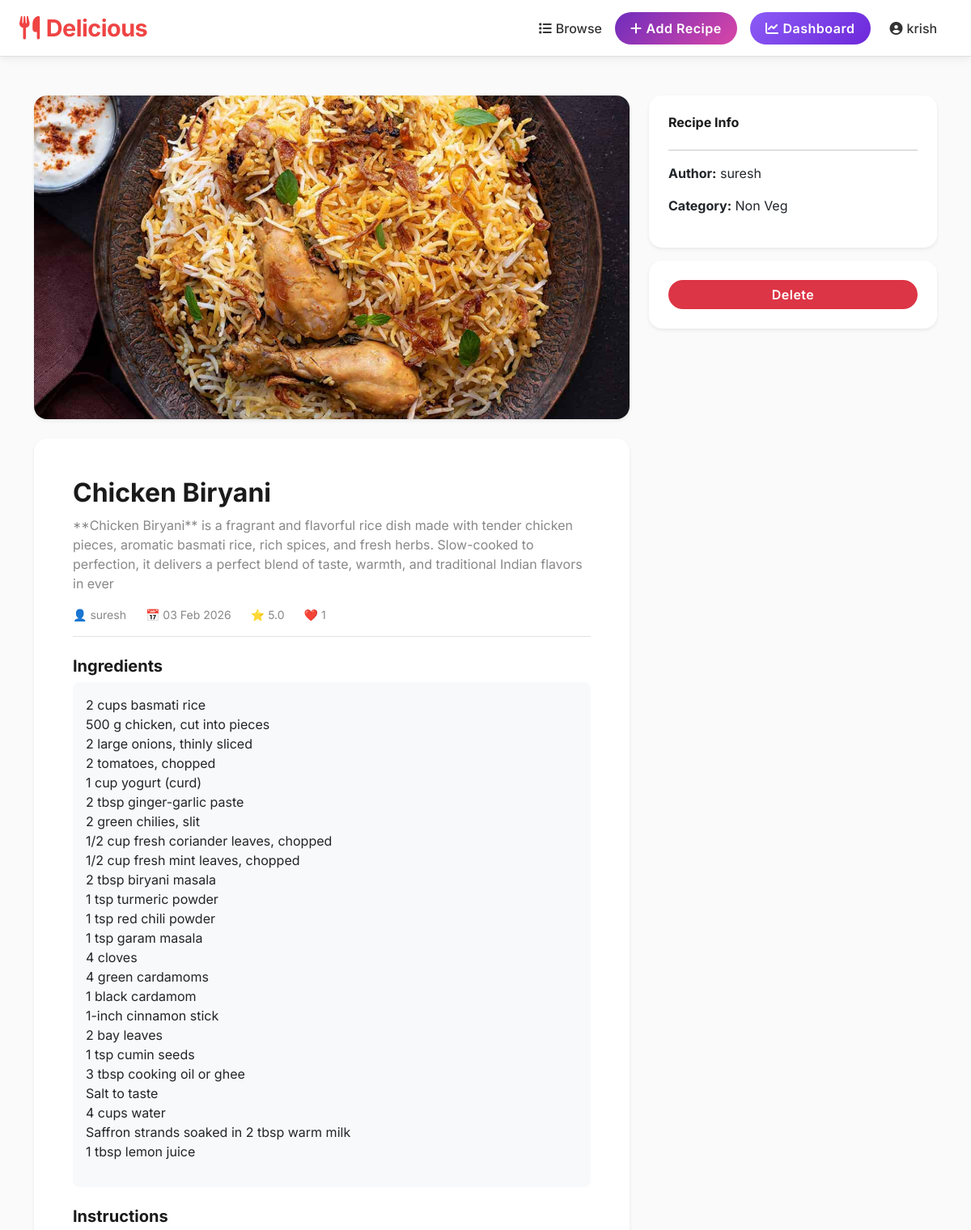
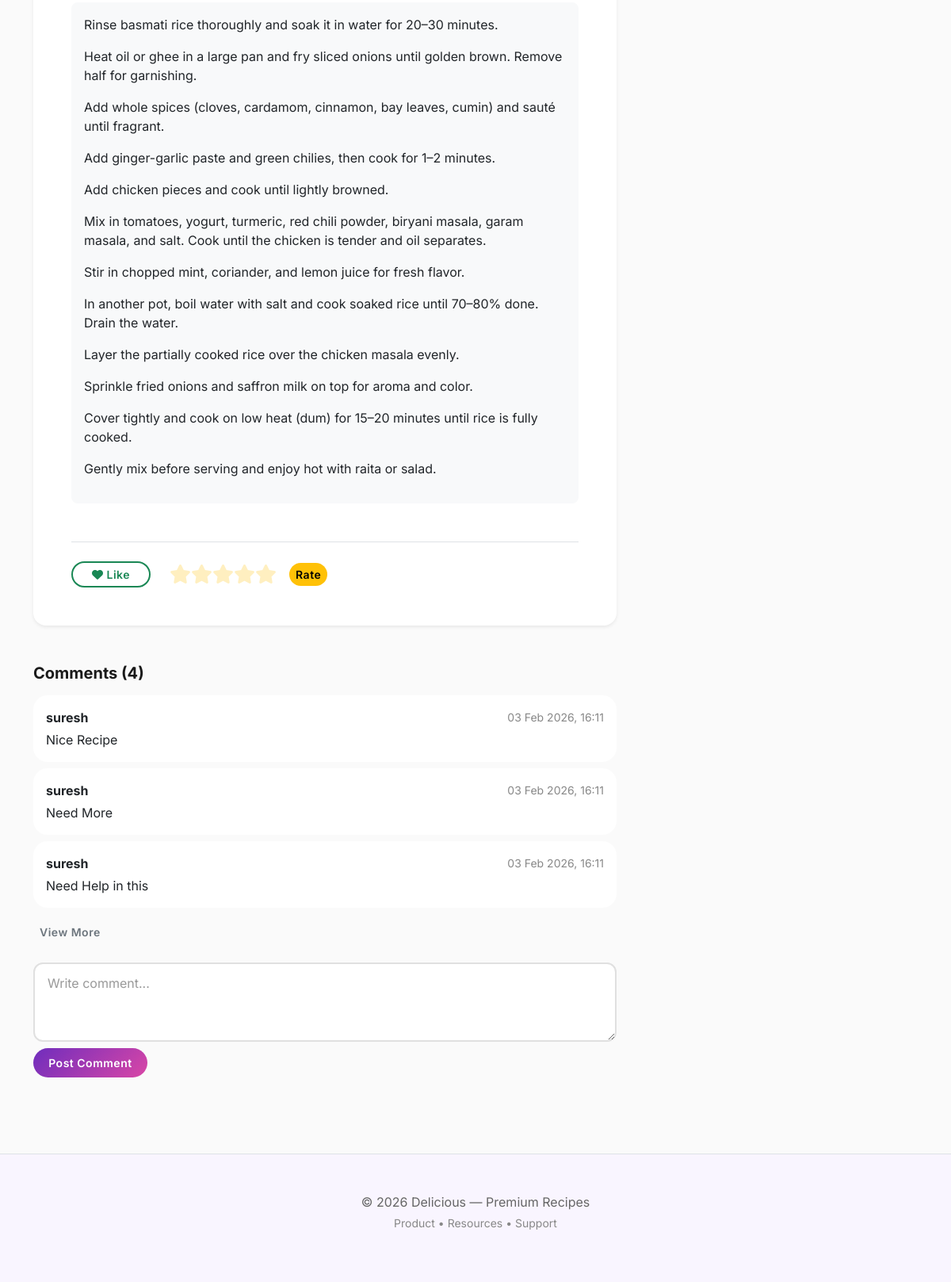
Screenshot of /recipes/chicken-biryani/ (signed in) with the database file from the repository (2 pictures, top to bottom).
### recipes/models.py (models this page shows, shortened)
class Recipe(models.Model):
    title = models.CharField(max_length=200)
    slug = models.SlugField(unique=True, blank=True)
    author = models.ForeignKey(User, on_delete=models.CASCADE, related_name='recipes')
    category = models.ForeignKey(Category, on_delete=models.SET_NULL, null=True, blank=True)
    short_description = models.CharField(max_length=255, blank=True)
    image = models.ImageField(upload_to='recipes/', blank=True, null=True)
    ingredients = models.TextField(blank=True)
    steps = models.TextField(blank=True)
    created_at = models.DateTimeField(auto_now_add=True)
    updated_at = models.DateTimeField(auto_now=True)
    approved = models.BooleanField(default=False)
    likes = models.ManyToManyField(User, related_name='liked_recipes', blank=True)
    def like_count(self):
        return self.likes.count()
    def avg_rating(self):
        ratings = self.ratings.all()
        if not ratings:
            return 0
        return round(sum(r.score for r in ratings) / ratings.count(), 1)

class Rating(models.Model):
    recipe = models.ForeignKey(Recipe, on_delete=models.CASCADE, related_name='ratings')
    user = models.ForeignKey(User, on_delete=models.CASCADE)
    score = models.PositiveSmallIntegerField(default=5)
    class Meta:
        unique_together = ('recipe', 'user')

class Comment(models.Model):
    recipe = models.ForeignKey(Recipe, on_delete=models.CASCADE, related_name='comments')
    user = models.ForeignKey(User, on_delete=models.CASCADE)
    content = models.TextField()
    created_at = models.DateTimeField(auto_now_add=True)

class Category(models.Model):
    name = models.CharField(max_length=100)
    slug = models.SlugField(unique=True, blank=True)

### recipes/views.py (the view, shortened to what this page needs)
# urls.py: path('recipes/<slug:slug>/', views.recipe_detail, name='recipe_detail'),
def recipe_detail(request, slug):
    recipe = get_object_or_404(
        Recipe.objects.filter(
            Q(approved=True) | Q(author=request.user)
        ),
        slug=slug
    )
    comment_form = CommentForm()
    user_liked = request.user.is_authenticated and request.user in recipe.likes.all()
    user_rating = 0
    if request.user.is_authenticated:
        rating_obj = Rating.objects.filter(recipe=recipe, user=request.user).first()
        if rating_obj:
            user_rating = rating_obj.score
    return render(request, 'recipes/detail.html', {
        'recipe': recipe,
        'comment_form': comment_form,
        'user_liked': user_liked,
        'user_rating': user_rating,
    })

### recipes/forms.py
class CommentForm(forms.ModelForm):
    class Meta:
        model = Comment
        fields = ['content']
        widgets = {
            'content': forms.Textarea(attrs={'rows':3, 'placeholder':'Share your thoughts...'}),
        }

### templates/recipes/detail.html (shortened to what this page needs)
{% extends 'base.html' %}
{% load static %}
{% block content %}
<div class="toast-container position-fixed bottom-0 end-0 p-3">
</div>
<div class="container py-5">
<div class="row">
<div class="col-md-8">
    {% if recipe.image %}
    <img src="{{ recipe.image.url }}"
         class="img-fluid rounded-4 shadow-sm mb-4"
         style="max-height:400px;width:100%;object-fit:cover;">
    {% endif %}
    <div class="card rounded-4 shadow-sm p-5 border-0">
        <h2 class="fw-bold">{{ recipe.title }}</h2>
        <p class="text-muted">{{ recipe.short_description }}</p>
        <div class="d-flex gap-4 small text-muted border-bottom pb-3 mb-4">
            <span>👤 {{ recipe.author.username }}</span>
            <span>📅 {{ recipe.created_at|date:"d M Y" }}</span>
            <span>⭐ {{ recipe.avg_rating }}</span>
            <span>❤️ {{ recipe.like_count }}</span>
        </div>
        <h5>Ingredients</h5>
        <div class="bg-light p-3 rounded-3 mb-4">
            {{ recipe.ingredients|linebreaks }}
        </div>
        <h5>Instructions</h5>
        <div class="bg-light p-3 rounded-3 mb-4">
            {{ recipe.steps|linebreaks }}
        </div>
        <div class="border-top pt-4 mt-4">
            <div class="d-flex align-items-center gap-4 flex-wrap">
                <form method="post" class="like-form">
                    {% if user_liked %}
                    <button name="dislike"
                            class="btn btn-danger btn-sm px-4 like-btn bordered-btn">
                        <i class="fas fa-heart-broken"></i> Dislike
                    </button>
                    {% else %}
                    <button name="like"
                            class="btn btn-outline-success btn-sm px-4 like-btn bordered-btn">
                        <i class="fas fa-heart"></i> Like
                    </button>
                    {% endif %}
                </form>
                <form method="post" id="ratingForm" class="d-flex align-items-center gap-2">
                    <div id="starContainer" class="d-flex">
                        {% for i in "12345" %}
                        <i class="fas fa-star star" data-value="{{ forloop.counter }}"></i>
                        {% endfor %}
                    </div>
                    <button class="btn btn-warning btn-sm ms-2">Rate</button>
                </form>
            </div>
        </div>
    </div>
    <div class="mt-5">
        <h5 class="mb-3">Comments ({{ recipe.comments.count }})</h5>
        {% for c in recipe.comments.all %}
        <div class="card comment-card p-3 mb-2 {% if forloop.counter > 3 %}d-none extra-comment{% endif %}">
            <div class="d-flex justify-content-between align-items-center mb-1">
                <span class="fw-bold">{{ c.user.username }}</span>
                <span class="text-muted small">{{ c.created_at|date:"d M Y, H:i" }}</span>
            </div>
            <div>
                {{ c.content }}
            </div>
        </div>
        {% empty %}
        <p class="text-muted">No comments yet.</p>
        {% endfor %}
        {% if recipe.comments.count > 3 %}
        <button id="toggleCommentsBtn" class="btn btn-outline-secondary btn-sm mt-2">
            View More
        </button>
        {% endif %}
        {% if user.is_authenticated %}
        <form method="post" class="mt-4">
            <textarea name="content" class="form-control mb-2" rows="3" placeholder="Write comment..." required></textarea>
            <button name="comment" class="btn btn-primary btn-sm">Post Comment</button>
        </form>
        {% endif %}
    </div>
</div>
<div class="col-md-4">
    <div class="card rounded-4 shadow-sm p-4 border-0 mb-3">
        <h6>Recipe Info</h6>
        <hr>
        <p><b>Author:</b> {{ recipe.author.username }}</p>
        <p><b>Category:</b> {{ recipe.category.name|default:"-" }}</p>
    </div>
    {% if user == recipe.author or user.is_staff %}
    <div class="card rounded-4 shadow-sm p-4 border-0">
        <button class="btn btn-danger w-100 open-delete-modal"
                data-url="{% url 'recipe_delete' recipe.slug %}">
            Delete
        </button>
    </div>
    {% endif %}
</div>
</div>
</div>
{% endblock %}

### templates/base.html (shortened to what this page needs)
{% load static %}
<!doctype html>
<html lang="en">
  <head>
    <link href="https://cdn.jsdelivr.net/npm/bootstrap@5.3.2/dist/css/bootstrap.min.css" rel="stylesheet">
    <link rel="stylesheet" href="https://cdnjs.cloudflare.com/ajax/libs/font-awesome/6.4.0/css/all.min.css">
    <link rel="stylesheet" href="{% static 'css/style.css' %}">
  </head>
  <body>
    <nav class="navbar navbar-expand-lg">
      <div class="container-fluid px-4">
        <a class="navbar-brand" href="{% url 'home' %}">
          <i class="fas fa-utensils" style="margin-right: 8px;"></i>Delicious
        </a>
        <div class="collapse navbar-collapse" id="nav">
          <ul class="navbar-nav ms-auto align-items-lg-center">
            <li class="nav-item">
              <a class="nav-link" href="{% url 'recipe_list' %}">
                <i class="fas fa-list" style="margin-right: 5px;"></i>Browse
              </a>
            </li>
            <li class="nav-item">
              <a class="btn btn-primary ms-2" href="{% url 'recipe_create' %}">
                <i class="fas fa-plus" style="margin-right: 5px;"></i>Add Recipe
              </a>
            </li>
            {% if user.is_authenticated %}
              {% if user.is_staff %}
              <li class="nav-item ms-3">
                <a class="btn btn-dashboard" href="{% url 'admin_dashboard' %}">
                  <i class="fas fa-chart-line" style="margin-right: 5px;"></i>Dashboard
                </a>
              </li>
              {% endif %}
              <li class="nav-item dropdown ms-3">
                <a class="nav-link dropdown-toggle" href="#" id="userMenu" role="button" data-bs-toggle="dropdown" aria-expanded="false">
                  <i class="fas fa-user-circle" style="margin-right: 5px;"></i>{{ user.username }}
                </a>
              </li>
            {% endif %}
          </ul>
        </div>
      </div>
    </nav>
    <main>
      {% block content %}{% endblock %}
    </main>
    <footer class="py-5 mt-5 border-top">
      <div class="container text-center">
        <p class="mb-1">&copy; {% now "Y" %} Delicious — Premium Recipes</p>
        <p class="small text-muted">Product • Resources • Support</p>
      </div>
    </footer>
  </body>
</html>

### static/css/style.css (style rules this page uses)
:root { --grad-1: linear-gradient(135deg, #f3e8ff 0%, #ffd6e8 100%); --grad-2: linear-gradient(135deg, #6f2dbd 0%, #d946a6 100%); --card-radius: 18px; --primary: #6f2dbd; --secondary: #d946a6; --light-bg: #f9f5ff; }
* { margin: 0; padding: 0; box-sizing: border-box; }
html, body { font-family: 'Inter', system-ui, -apple-system, sans-serif; scroll-behavior: smooth; }
body { background: #fafafa; color: #1a1a1a; }
.navbar { backdrop-filter: blur(10px); background: rgba(255,255,255,0.8) !important; border-bottom: 1px solid rgba(0,0,0,0.05); }
.navbar-brand { color: var(--primary) !important; font-weight: 700; font-size: 1.4rem; letter-spacing: -0.5px; }
.nav-link { font-weight: 500; color: #333 !important; transition: color 0.2s ease; }
.btn { border-radius: 30px; font-weight: 600; border: none; transition: all 0.3s cubic-bezier(0.4, 0, 0.2, 1); letter-spacing: 0.5px; }
.btn-primary { background: var(--grad-2); color: white; }
.card { border-radius: var(--card-radius); border: none; box-shadow: 0 4px 6px rgba(0, 0, 0, 0.07); transition: all 0.3s ease; }
.form-control, .form-select { border-radius: 12px; border: 2px solid #e0e0e0; padding: 12px 16px; font-size: 1rem; transition: all 0.2s ease; }
.form-control::placeholder { color: #999; opacity: 1; }
footer { background: #f9f5ff; border-top: 1px solid #e0e0e0; margin-top: auto; }
footer p { color: #666; }
h1, h2, h3, h4, h5, h6 { color: #1a1a1a; font-weight: 700; }
.text-muted { color: #888 !important; }
a, button { transition: all 0.2s ease; }

### templates/base.html (style rules this page uses)
:root { --primary: #009688; --primary-dark: #00796b; }
.navbar { position: relative; z-index: 1000; background: white !important; box-shadow: 0 2px 10px rgba(0, 0, 0, 0.08); border-bottom: 1px solid #e0e0e0; }
.navbar-brand { font-size: 1.8rem; font-weight: 700; color: #ef4444 !important; letter-spacing: -0.5px; }
.nav-item a.nav-link { font-weight: 500; color: #333 !important; transition: color 0.3s ease; padding-left: 0.5rem !important; padding-right: 0.5rem !important; }
.nav-item .dropdown-toggle::after { margin-left: 0.35rem; border: none; content: ''; }
.btn-primary { background-color: var(--primary); border-color: var(--primary); border-radius: 25px; font-weight: 600; padding: 0.5rem 1.2rem; transition: all 0.3s ease; }
.btn-dashboard { background: linear-gradient(135deg, #8b5cf6 0%, #6d28d9 100%); border: none; color: white; font-weight: 600; padding: 0.5rem 1.2rem; border-radius: 25px; transition: all 0.3s ease; }

### templates/recipes/detail.html (style rules this page uses)
.bordered-btn { border: 2px solid currentColor !important; }
.star { font-size: 24px; cursor: pointer; opacity: .25; color: #ffc107; transition: .15s; }
.comment-card { transition:none !important; transform:none !important; box-shadow:none !important; }

### rows the page displays
Recipe: image (picture), title "Chicken Biryani", short_description "**Chicken Biryani** is a fragrant and flavorful rice dish made with tender chicken pieces, aromatic basmati rice, rich spices, and fresh herbs. Slow-cooked to perfection, it delivers a perfect blend of taste, warmth, and traditional Indian flavors in ever", author.username "suresh", created_at "03 Feb 2026", avg_rating "5.0", like_count "1", ingredients "2 cups basmati rice 500 g chicken, cut into pieces 2 large onions, thinly sliced 2 tomatoes, chopped 1 cup yogurt (curd) 2 tbsp ginger-garlic paste 2 green chilies, slit 1/2 cup fresh coriander leaves, chopped 1/2 cup fresh mint leaves, chopped 2 tbsp biryani masala 1 tsp turmeric powder 1 tsp red chili powder 1 tsp garam masala 4 cloves 4 green cardamoms 1 black cardamom 1-inch cinnamon stick 2 bay leaves 1 tsp cumin seeds 3 tbsp cooking oil or ghee Salt to taste 4 cups water Saffron strands soaked in 2 tbsp warm milk 1 tbsp lemon juice", steps "Rinse basmati rice thoroughly and soak it in water for 20–30 minutes. Heat oil or ghee in a large pan and fry sliced onions until golden brown. Remove half for garnishing. Add whole spices (cloves, cardamom, cinnamon, bay leaves, cumin) and sauté until fragrant. Add ginger-garlic paste and green chilies, then cook for 1–2 minutes. Add chicken pieces and cook until lightly browned. Mix in tomatoes, yogurt, turmeric, red chili powder, biryani masala, garam masala, and salt. Cook until the chicken is tender and oil separates. Stir in chopped mint, coriander, and lemon juice for fresh flavor. In another pot, boil water with salt and cook soaked rice until 70–80% done. Drain the water. Layer the…", comments.count "4", category.name "Non Veg"
Comment: user.username "suresh", created_at "03 Feb 2026, 16:11", content "Nice Recipe"
Comment: user.username "suresh", created_at "03 Feb 2026, 16:11", content "Need More"
Comment: user.username "suresh", created_at "03 Feb 2026, 16:11", content "Need Help in this"

### other values shown
{{ user.username }} "krish"
